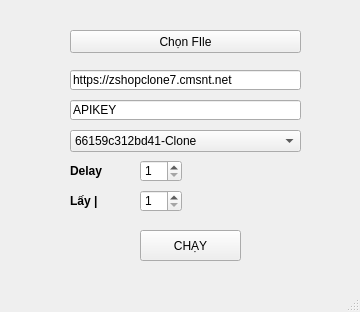
<?xml version="1.0" encoding="UTF-8"?>
<ui version="4.0">
 <class>MainWindow</class>
 <widget class="QMainWindow" name="MainWindow">
  <property name="geometry">
   <rect>
    <x>0</x>
    <y>0</y>
    <width>360</width>
    <height>312</height>
   </rect>
  </property>
  <property name="windowTitle">
   <string>AUTO UP ACCOUNT FOR SHOPCLONE V7</string>
  </property>
  <widget class="QWidget" name="centralwidget">
   <widget class="QPushButton" name="btnChooseFile">
    <property name="geometry">
     <rect>
      <x>70</x>
      <y>30</y>
      <width>231</width>
      <height>23</height>
     </rect>
    </property>
    <property name="text">
     <string>Chọn FIle</string>
    </property>
   </widget>
   <widget class="QLineEdit" name="url">
    <property name="geometry">
     <rect>
      <x>70</x>
      <y>70</y>
      <width>231</width>
      <height>20</height>
     </rect>
    </property>
    <property name="text">
     <string>https://zshopclone7.cmsnt.net</string>
    </property>
   </widget>
   <widget class="QLineEdit" name="apikey">
    <property name="geometry">
     <rect>
      <x>70</x>
      <y>100</y>
      <width>231</width>
      <height>20</height>
     </rect>
    </property>
    <property name="text">
     <string>APIKEY</string>
    </property>
   </widget>
   <widget class="QComboBox" name="code">
    <property name="geometry">
     <rect>
      <x>70</x>
      <y>130</y>
      <width>231</width>
      <height>22</height>
     </rect>
    </property>
    <item>
     <property name="text">
      <string>66159c312bd41-Clone</string>
     </property>
    </item>
   </widget>
   <widget class="QLabel" name="label">
    <property name="geometry">
     <rect>
      <x>70</x>
      <y>160</y>
      <width>61</width>
      <height>21</height>
     </rect>
    </property>
    <property name="font">
     <font>
      <pointsize>9</pointsize>
      <weight>75</weight>
      <bold>true</bold>
     </font>
    </property>
    <property name="text">
     <string>Delay</string>
    </property>
   </widget>
   <widget class="QSpinBox" name="delay">
    <property name="geometry">
     <rect>
      <x>140</x>
      <y>160</y>
      <width>42</width>
      <height>22</height>
     </rect>
    </property>
    <property name="minimum">
     <number>1</number>
    </property>
   </widget>
   <widget class="QPushButton" name="btnEvent">
    <property name="geometry">
     <rect>
      <x>140</x>
      <y>230</y>
      <width>101</width>
      <height>31</height>
     </rect>
    </property>
    <property name="text">
     <string>CHẠY</string>
    </property>
   </widget>
   <widget class="QLabel" name="label_2">
    <property name="geometry">
     <rect>
      <x>70</x>
      <y>190</y>
      <width>61</width>
      <height>21</height>
     </rect>
    </property>
    <property name="font">
     <font>
      <pointsize>9</pointsize>
      <weight>75</weight>
      <bold>true</bold>
     </font>
    </property>
    <property name="text">
     <string>Lấy |</string>
    </property>
   </widget>
   <widget class="QSpinBox" name="getprefix">
    <property name="geometry">
     <rect>
      <x>140</x>
      <y>190</y>
      <width>42</width>
      <height>22</height>
     </rect>
    </property>
    <property name="minimum">
     <number>1</number>
    </property>
   </widget>
  </widget>
  <widget class="QMenuBar" name="menubar">
   <property name="geometry">
    <rect>
     <x>0</x>
     <y>0</y>
     <width>360</width>
     <height>22</height>
    </rect>
   </property>
  </widget>
  <widget class="QStatusBar" name="statusbar"/>
 </widget>
 <resources/>
 <connections/>
</ui>
